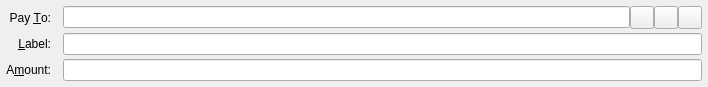
<?xml version="1.0" encoding="UTF-8"?>
<ui version="4.0">
 <class>SendCoinsEntry</class>
 <widget class="QFrame" name="SendCoinsEntry">
  <property name="geometry">
   <rect>
    <x>0</x>
    <y>0</y>
    <width>708</width>
    <height>123</height>
   </rect>
  </property>
  <property name="sizePolicy">
   <sizepolicy hsizetype="Ignored" vsizetype="Preferred">
    <horstretch>0</horstretch>
    <verstretch>0</verstretch>
   </sizepolicy>
  </property>
  <layout class="QGridLayout" name="gridLayout">
   <property name="sizeConstraint">
    <enum>QLayout::SetMaximumSize</enum>
   </property>
   <property name="leftMargin">
    <number>6</number>
   </property>
   <property name="topMargin">
    <number>6</number>
   </property>
   <property name="rightMargin">
    <number>6</number>
   </property>
   <property name="bottomMargin">
    <number>6</number>
   </property>
   <property name="horizontalSpacing">
    <number>12</number>
   </property>
   <property name="verticalSpacing">
    <number>4</number>
   </property>
   <item row="5" column="1">
    <widget class="BitcoinAmountField" name="payAmount"/>
   </item>
   <item row="3" column="0">
    <widget class="QLabel" name="label_2">
     <property name="text">
      <string>Pay &amp;To:</string>
     </property>
     <property name="alignment">
      <set>Qt::AlignRight|Qt::AlignTrailing|Qt::AlignVCenter</set>
     </property>
     <property name="buddy">
      <cstring>payTo</cstring>
     </property>
    </widget>
   </item>
   <item row="5" column="0">
    <widget class="QLabel" name="label">
     <property name="text">
      <string>A&amp;mount:</string>
     </property>
     <property name="alignment">
      <set>Qt::AlignRight|Qt::AlignTrailing|Qt::AlignVCenter</set>
     </property>
     <property name="buddy">
      <cstring>payAmount</cstring>
     </property>
    </widget>
   </item>
   <item row="4" column="0">
    <widget class="QLabel" name="label_4">
     <property name="text">
      <string>&amp;Label:</string>
     </property>
     <property name="alignment">
      <set>Qt::AlignRight|Qt::AlignTrailing|Qt::AlignVCenter</set>
     </property>
     <property name="buddy">
      <cstring>addAsLabel</cstring>
     </property>
    </widget>
   </item>
   <item row="3" column="1">
    <layout class="QHBoxLayout" name="payToLayout">
     <property name="spacing">
      <number>0</number>
     </property>
     <property name="sizeConstraint">
      <enum>QLayout::SetMinimumSize</enum>
     </property>
     <item>
      <widget class="QValidatedLineEdit" name="payTo">
       <property name="toolTip">
        <string>The address to send the payment to (e.g. x8JdtsqUGiV33P6sMUdfSBHnE7JEUyxTaJ)</string>
       </property>
       <property name="maxLength">
        <number>34</number>
       </property>
      </widget>
     </item>
     <item>
      <widget class="QToolButton" name="addressBookButton">
       <property name="toolTip">
        <string>Choose address from address book</string>
       </property>
       <property name="text">
        <string/>
       </property>
       <property name="icon">
        <iconset resource="../bitcoin.qrc">
         <normaloff>:/icons/address-book</normaloff>:/icons/address-book</iconset>
       </property>
       <property name="shortcut">
        <string>Alt+A</string>
       </property>
      </widget>
     </item>
     <item>
      <widget class="QToolButton" name="pasteButton">
       <property name="toolTip">
        <string>Paste address from clipboard</string>
       </property>
       <property name="text">
        <string/>
       </property>
       <property name="icon">
        <iconset resource="../bitcoin.qrc">
         <normaloff>:/icons/editpaste</normaloff>:/icons/editpaste</iconset>
       </property>
       <property name="shortcut">
        <string>Alt+P</string>
       </property>
      </widget>
     </item>
     <item>
      <widget class="QToolButton" name="deleteButton">
       <property name="toolTip">
        <string>Remove this recipient</string>
       </property>
       <property name="text">
        <string/>
       </property>
       <property name="icon">
        <iconset resource="../bitcoin.qrc">
         <normaloff>:/icons/remove</normaloff>:/icons/remove</iconset>
       </property>
      </widget>
     </item>
    </layout>
   </item>
   <item row="4" column="1">
    <widget class="QValidatedLineEdit" name="addAsLabel">
     <property name="toolTip">
      <string>Enter a label for this address to add it to your address book</string>
     </property>
    </widget>
   </item>
  </layout>
 </widget>
 <customwidgets>
  <customwidget>
   <class>QValidatedLineEdit</class>
   <extends>QLineEdit</extends>
   <header>qvalidatedlineedit.h</header>
  </customwidget>
  <customwidget>
   <class>BitcoinAmountField</class>
   <extends>QLineEdit</extends>
   <header>bitcoinamountfield.h</header>
   <container>1</container>
  </customwidget>
 </customwidgets>
 <resources>
  <include location="../bitcoin.qrc"/>
 </resources>
 <connections/>
</ui>
